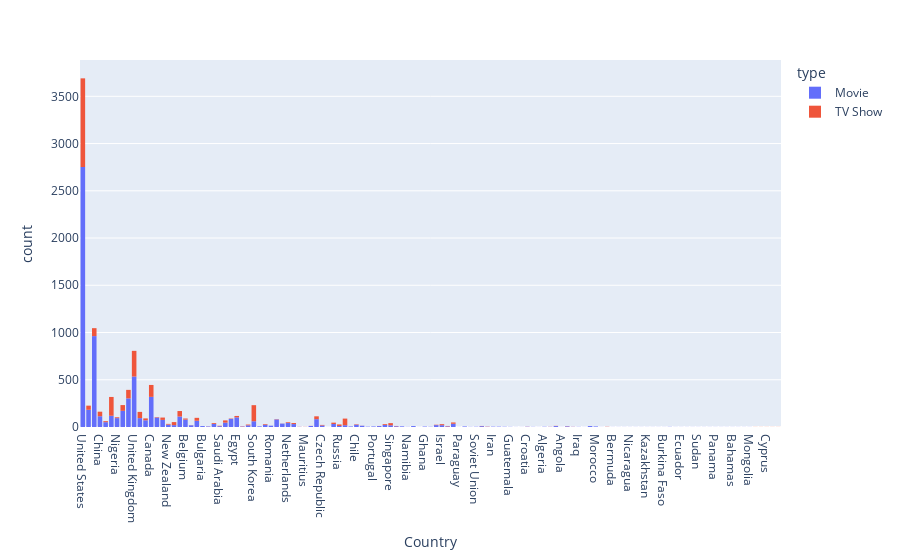

Notebook cell for this chart:
### Code cell
px.histogram(country_count, x="Country", color="type")

### Figure 1 — Plotly figure (JSON) as saved in the notebook; plotly's stock layout.template omitted (floating-point values rounded to 4 significant figures; data arrays with more than 128 entries replaced by an {"elided": "..."} marker saying what was removed)
{"data": [{"alignmentgroup": "True", "bingroup": "x", "hovertemplate": "type=Movie<br>Country=%{x}<br>count=%{y}<extra></extra>", "legendgroup": "Movie", "marker": {"color": "#636efa", "pattern": {"shape": ""}}, "name": "Movie", "offsetgroup": "Movie", "orientation": "v", "showlegend": true, "type": "histogram", "x": {"elided": "7379 str values"}, "xaxis": "x", "yaxis": "y"}, {"alignmentgroup": "True", "bingroup": "x", "hovertemplate": "type=TV Show<br>Country=%{x}<br>count=%{y}<extra></extra>", "legendgroup": "TV Show", "marker": {"color": "#EF553B", "pattern": {"shape": ""}}, "name": "TV Show", "offsetgroup": "TV Show", "orientation": "v", "showlegend": true, "type": "histogram", "x": {"elided": "2640 str values"}, "xaxis": "x", "yaxis": "y"}], "layout": {"barmode": "relative", "legend": {"title": {"text": "type"}, "tracegroupgap": 0}, "margin": {"t": 60}, "xaxis": {"anchor": "y", "domain": [0, 1], "title": {"text": "Country"}}, "yaxis": {"anchor": "x", "domain": [0, 1], "title": {"text": "count"}}}}
